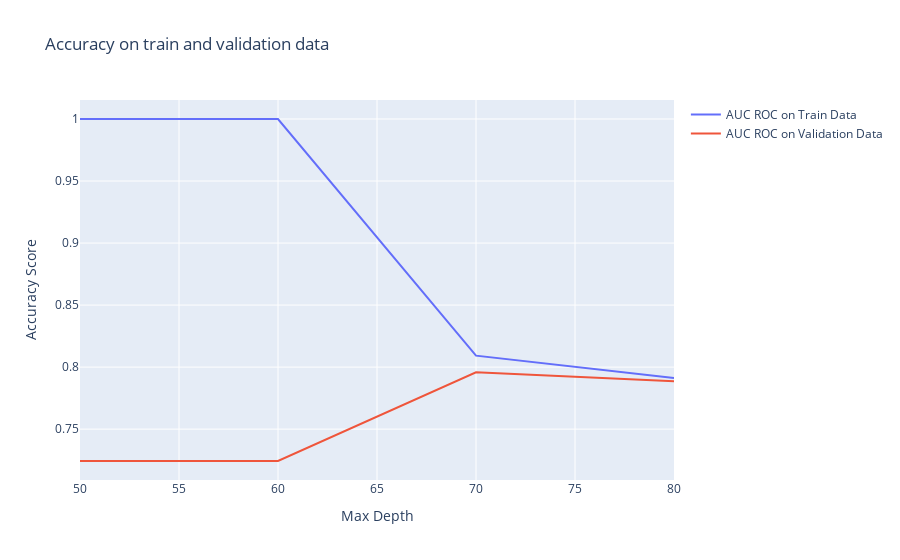

Notebook code cell kept with this figure:
### Code cell
fig = go.Figure()
fig.add_trace(go.Scatter(x=ccp_alphas, y=gs.cv_results_['mean_train_Accuracy'], mode='lines', name='AUC ROC on Train Data'))
fig.add_trace(go.Scatter(x=ccp_alphas, y=gs.cv_results_['mean_test_Accuracy'], mode='lines', name='AUC ROC on Validation Data'))
fig.update_layout(title='Accuracy on train and validation data', xaxis_title='CCP Alpha', 
                  yaxis_title='Accuracy Score')
fig.show()

### Figure 1 — Plotly figure (JSON) as saved in the notebook; plotly's stock layout.template omitted (floating-point values rounded to 4 significant figures)
{"data": [{"mode": "lines", "name": "AUC ROC on Train Data", "type": "scatter", "x": [50, 60, 70, 80, 90, 100, 110, 120, 130], "y": [1, 1.0, 0.8093, 0.7912]}, {"mode": "lines", "name": "AUC ROC on Validation Data", "type": "scatter", "x": [50, 60, 70, 80, 90, 100, 110, 120, 130], "y": [0.7243, 0.7244, 0.7958, 0.7885]}], "layout": {"autosize": true, "title": {"text": "Accuracy on train and validation data"}, "xaxis": {"autorange": true, "range": [50, 80], "title": {"text": "Max Depth"}, "type": "linear"}, "yaxis": {"autorange": true, "range": [0.709, 1.015], "title": {"text": "Accuracy Score"}, "type": "linear"}}}
